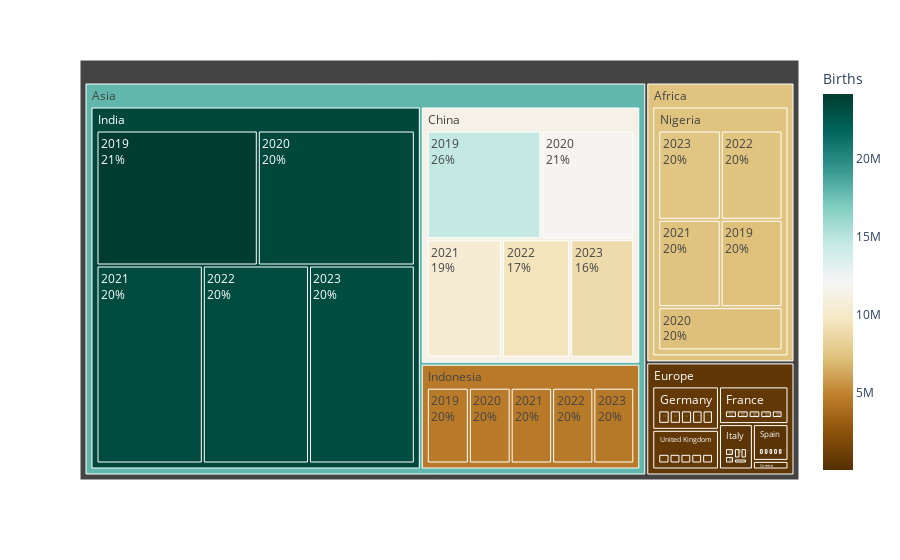

The code cell stored with this chart in its notebook:
### Code cell
fig = px.treemap(data, path=['Continent','Entity','Year'], values = 'Births', color_continuous_scale='BrBG', color='Births')
fig.update_traces(textinfo='label+percent parent')
fig.show()

### Figure 1 — Plotly figure (JSON) as saved in the notebook; plotly's stock layout.template omitted (floating-point values rounded to 4 significant figures)
{"data": [{"branchvalues": "total", "customdata": [[14615866], [711582], [778799], [83587], [24124982], [4607562], [419609], [7266105], [357540], [714388], [11843469], [695934], [795669], [84746], [23485340], [4582350], [408035], [7218484], [343355], [687269], [10461124], [702274], [775669], [86163], [23321854], [4543453], [407050], [7330875], [340310], [693027], [9455320], [687577], [730553], [74165], [23286124], [4518308], [399735], [7406815], [339675], [688630], [8899881], [638891], [719249], [73661], [23219488], [4482359], [384627], [7509758], [336821], [688388], [11430000.0], [688200.0], [761100.0], [80830.0], [23490000.0], [4547000.0], [404100.0], [7348000.0], [343700.0], [694500.0], [7348000.0], [17880000.0], [613400.0]], "domain": {"x": [0, 1], "y": [0, 1]}, "hovertemplate": "labels=%{label}<br>Births_sum=%{value}<br>parent=%{parent}<br>id=%{id}<br>Births=%{color}<extra></extra>", "ids": ["Asia/China/2019", "Europe/France/2019", "Europe/Germany/2019", "Europe/Greece/2019", "Asia/India/2019", "Asia/Indonesia/2019", "Europe/Italy/2019", "Africa/Nigeria/2019", "Europe/Spain/2019", "Europe/United Kingdom/2019", "Asia/China/2020", "Europe/France/2020", "Europe/Germany/2020", "Europe/Greece/2020", "Asia/India/2020", "Asia/Indonesia/2020", "Europe/Italy/2020", "Africa/Nigeria/2020", "Europe/Spain/2020", "Europe/United Kingdom/2020", "Asia/China/2021", "Europe/France/2021", "Europe/Germany/2021", "Europe/Greece/2021", "Asia/India/2021", "Asia/Indonesia/2021", "Europe/Italy/2021", "Africa/Nigeria/2021", "Europe/Spain/2021", "Europe/United Kingdom/2021", "Asia/China/2022", "Europe/France/2022", "Europe/Germany/2022", "Europe/Greece/2022", "Asia/India/2022", "Asia/Indonesia/2022", "Europe/Italy/2022", "Africa/Nigeria/2022", "Europe/Spain/2022", "Europe/United Kingdom/2022", "Asia/China/2023", "Europe/France/2023", "Europe/Germany/2023", "Europe/Greece/2023", "Asia/India/2023", "Asia/Indonesia/2023", "Europe/Italy/2023", "Africa/Nigeria/2023", "Europe/Spain/2023", "Europe/United Kingdom/2023", "Asia/China", "Europe/France", "Europe/Germany", "Europe/Greece", "Asia/India", "Asia/Indonesia", "Europe/Italy", "Africa/Nigeria", "Europe/Spain", "Europe/United Kingdom", "Africa", "Asia", "Europe"], "labels": ["2019", "2019", "2019", "2019", "2019", "2019", "2019", "2019", "2019", "2019", "2020", "2020", "2020", "2020", "2020", "2020", "2020", "2020", "2020", "2020", "2021", "2021", "2021", "2021", "2021", "2021", "2021", "2021", "2021", "2021", "2022", "2022", "2022", "2022", "2022", "2022", "2022", "2022", "2022", "2022", "2023", "2023", "2023", "2023", "2023", "2023", "2023", "2023", "2023", "2023", "China", "France", "Germany", "Greece", "India", "Indonesia", "Italy", "Nigeria", "Spain", "United Kingdom", "Africa", "Asia", "Europe"], "level": "a164c4", "marker": {"coloraxis": "coloraxis", "colors": [14615866, 711582, 778799, 83587, 24124982, 4607562, 419609, 7266105, 357540, 714388, 11843469, 695934, 795669, 84746, 23485340, 4582350, 408035, 7218484, 343355, 687269, 10461124, 702274, 775669, 86163, 23321854, 4543453, 407050, 7330875, 340310, 693027, 9455320, 687577, 730553, 74165, 23286124, 4518308, 399735, 7406815, 339675, 688630, 8899881, 638891, 719249, 73661, 23219488, 4482359, 384627, 7509758, 336821, 688388, 11430000.0, 688200.0, 761100.0, 80830.0, 23490000.0, 4547000.0, 404100.0, 7348000.0, 343700.0, 694500.0, 7348000.0, 17880000.0, 613400.0]}, "name": "", "parents": ["Asia/China", "Europe/France", "Europe/Germany", "Europe/Greece", "Asia/India", "Asia/Indonesia", "Europe/Italy", "Africa/Nigeria", "Europe/Spain", "Europe/United Kingdom", "Asia/China", "Europe/France", "Europe/Germany", "Europe/Greece", "Asia/India", "Asia/Indonesia", "Europe/Italy", "Africa/Nigeria", "Europe/Spain", "Europe/United Kingdom", "Asia/China", "Europe/France", "Europe/Germany", "Europe/Greece", "Asia/India", "Asia/Indonesia", "Europe/Italy", "Africa/Nigeria", "Europe/Spain", "Europe/United Kingdom", "Asia/China", "Europe/France", "Europe/Germany", "Europe/Greece", "Asia/India", "Asia/Indonesia", "Europe/Italy", "Africa/Nigeria", "Europe/Spain", "Europe/United Kingdom", "Asia/China", "Europe/France", "Europe/Germany", "Europe/Greece", "Asia/India", "Asia/Indonesia", "Europe/Italy", "Africa/Nigeria", "Europe/Spain", "Europe/United Kingdom", "Asia", "Europe", "Europe", "Europe", "Asia", "Asia", "Europe", "Africa", "Europe", "Europe", "", "", ""], "textinfo": "label+percent parent", "type": "treemap", "values": [14615866, 711582, 778799, 83587, 24124982, 4607562, 419609, 7266105, 357540, 714388, 11843469, 695934, 795669, 84746, 23485340, 4582350, 408035, 7218484, 343355, 687269, 10461124, 702274, 775669, 86163, 23321854, 4543453, 407050, 7330875, 340310, 693027, 9455320, 687577, 730553, 74165, 23286124, 4518308, 399735, 7406815, 339675, 688630, 8899881, 638891, 719249, 73661, 23219488, 4482359, 384627, 7509758, 336821, 688388, 55275660, 3436258, 3799939, 402322, 117437788, 22734032, 2019056, 36732037, 1717701, 3471702, 36732037, 195447480, 14846978]}], "layout": {"autosize": true, "coloraxis": {"colorbar": {"title": {"text": "Births"}}, "colorscale": [[0, "rgb(84,48,5)"], [0.1, "rgb(140,81,10)"], [0.2, "rgb(191,129,45)"], [0.3, "rgb(223,194,125)"], [0.4, "rgb(246,232,195)"], [0.5, "rgb(245,245,245)"], [0.6, "rgb(199,234,229)"], [0.7, "rgb(128,205,193)"], [0.8, "rgb(53,151,143)"], [0.9, "rgb(1,102,94)"], [1, "rgb(0,60,48)"]]}, "legend": {"tracegroupgap": 0}, "margin": {"t": 60}}}
